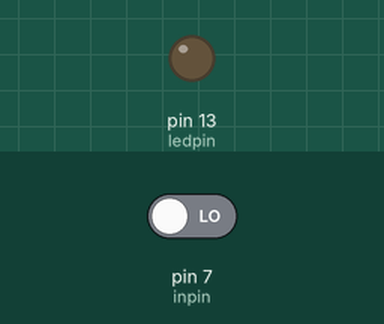
Simulated run of this sketch. Board: Arduino Uno, built with avr-gcc and run on an emulated ATmega328P. Parts: output pins drawn as LEDs (lit = HIGH). The test bench sets the inputs (shaded band); at power-on: pin 7 (inpin) LOW. What the sketch prints to the serial monitor is not drawn.

Above: at 1.2 s.
1.3 s: pin 7 (inpin) driven HIGH
At 1.7 s:
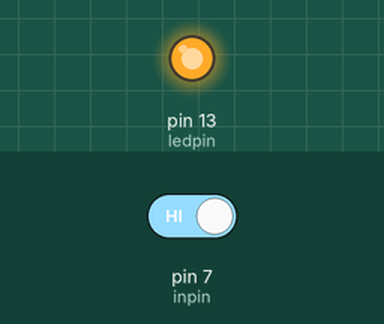
2.8 s: pin 7 (inpin) driven LOW
At 4.0 s:
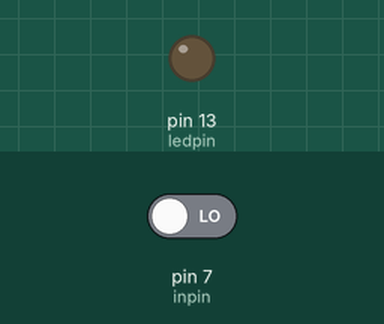
Timing chart, 0 to 5.8 s (numbered marks = the images above; inputs shaded):
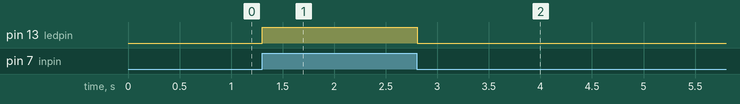

Measured:
- after the input at 1.3 s, pin 13 (ledpin): LOW → HIGH at once
- after the input at 2.8 s, pin 13 (ledpin): HIGH → LOW at once

The sketch:

digitalRead.ino
```cpp
const int ledpin = 13;
const int inpin = 7;
void setup ()
{
  pinMode(ledpin, OUTPUT);
  pinMode(inpin, INPUT);
  Serial.begin(9600);
}

void loop ()
{
  int val = digitalRead(inpin);
  //val to nazwa zmiennej
  digitalWrite(ledpin, val);
  Serial.println(val);
}
```
